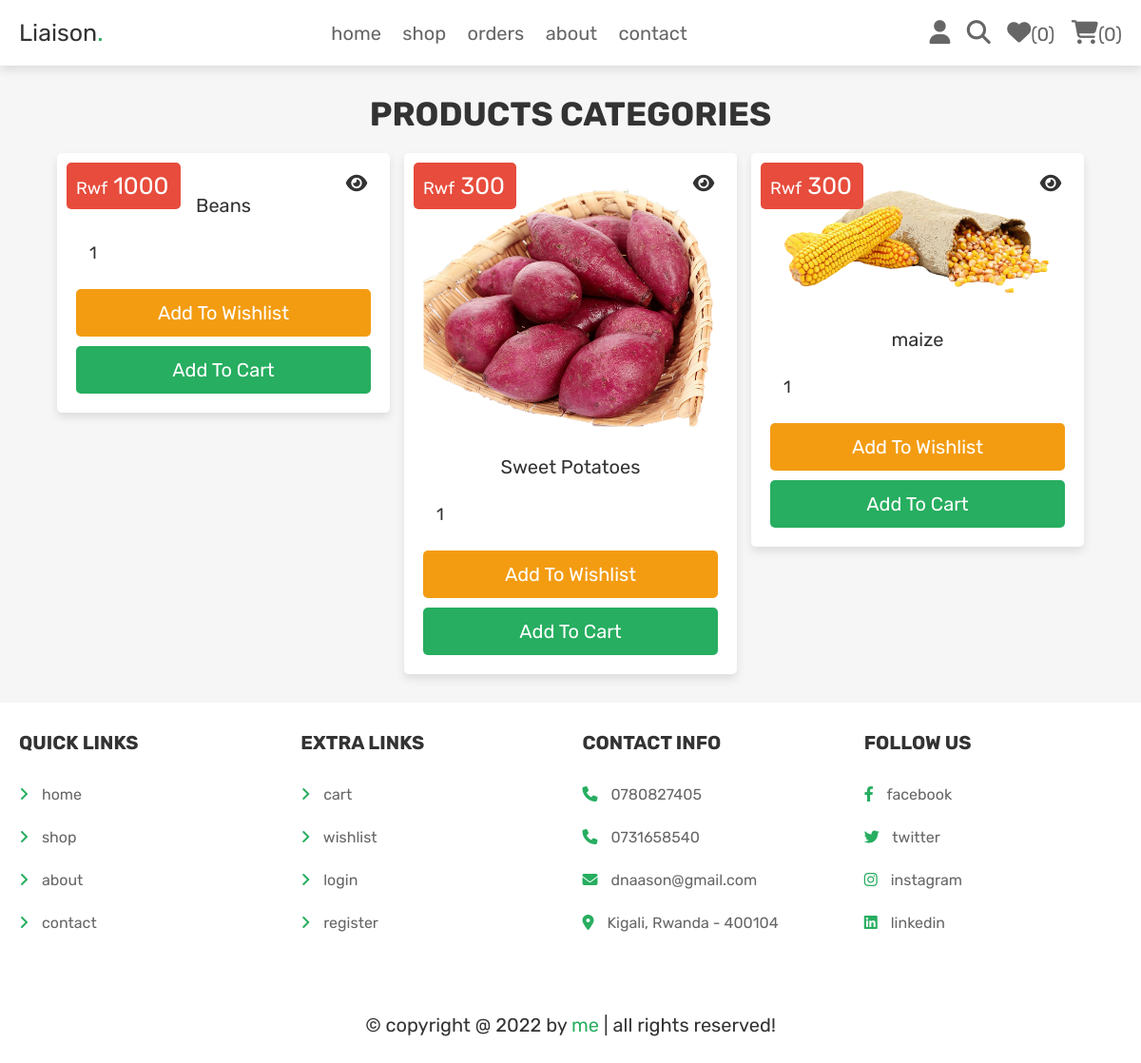
/category.php?category=Food Crops (signed in), run on the app's committed database.
### tables this page shows
CREATE TABLE `products` (
  `id` int(100) NOT NULL,
  `farmer_id` varchar(40) NOT NULL,
  `name` varchar(100) NOT NULL,
  `category` varchar(20) NOT NULL,
  `quantity` varchar(100) DEFAULT NULL,
  `details` varchar(500) NOT NULL,
  `price` int(100) NOT NULL,
  `image` varchar(100) NOT NULL
);

### category.php (the view, shortened to what this page needs)
<?php
@include 'config.php';
?>
<!DOCTYPE html>
<html lang="en">
<head>
   <link rel="stylesheet" href="https://cdnjs.cloudflare.com/ajax/libs/font-awesome/6.1.1/css/all.min.css">
   <link rel="stylesheet" href="css/style.css">
</head>
<body>
<?php include 'header.php'; ?>
<section class="products">
   <h1 class="title">products categories</h1>
   <div class="box-container">
   <?php
      $category_name = $_GET['category'];
      $select_products = $conn->prepare("SELECT * FROM `products` WHERE category = ?");
      $select_products->execute([$category_name]);
      if($select_products->rowCount() > 0){
         while($fetch_products = $select_products->fetch(PDO::FETCH_ASSOC)){
   ?>
   <form action="" class="box" method="POST">
      <div class="price">Rwf <span><?= $fetch_products['price']; ?></span></div>
      <a href="view_page.php?pid=<?= $fetch_products['id']; ?>" class="fas fa-eye"></a>
      <img src="uploaded_img/<?= $fetch_products['image']; ?>" alt="">
      <div class="name"><?= $fetch_products['name']; ?></div>
      <input type="number" min="1" value="1" name="p_qty" class="qty">
      <input type="submit" value="add to wishlist" class="option-btn" name="add_to_wishlist">
      <input type="submit" value="add to cart" class="btn" name="add_to_cart">
   </form>
   <?php
         }
      }else{
         echo '<p class="empty">no products available!</p>';
      }
   ?>
   </div>
</section>
<?php include 'footer.php'; ?>
</body>
</html>

### css/style.css (style rules this page uses)
.products .box-container { display: grid; grid-template-columns: repeat(auto-fit, 35rem); gap:1.5rem; justify-content: center; align-items: flex-start; }
.products .box-container .box { padding:2rem; text-align: center; border:var(--border); background-color: var(--white); box-shadow: var(--box-shadow); border-radius: .5rem; position: relative; }
.products .box-container .box .price { position: absolute; top:1rem; left:1rem; padding:1rem; border-radius: .5rem; background-color: var(--red); font-size: 1.8rem; color:var(--white); }
.products .box-container .box .price span { font-size: 2.5rem; color:var(--white); margin:0 .2rem; }
.products .box-container .box .fa-eye { position: absolute; top:1rem; right:1rem; border-radius: .5rem; height: 4.5rem; line-height: 4.3rem; width: 5rem; border:var(--border); color:var(--black); font-size: 2rem; background-color: var(--white); }
.products .box-container .box img { width: 100%; margin-bottom: 1rem; }
.products .box-container .box .name { font-size: 2rem; color:var(--black); padding:1rem 0; }
.products .box-container .box .qty { margin:.5rem 0; border-radius: .5rem; padding:1.2rem 1.4rem; font-size: 1.8rem; color:var(--black); border:var(--border); width: 100%; }

### css/components.css (style rules this page uses)
:root { --green:#27ae60; --orange:#f39c12; --red:#e74c3c; --black:#333; --light-color:#666; --white:#fff; --light-bg:#f6f6f6; --box-shadow:0 .5rem 1rem rgba(0,0,0,.1); }
* { font-family: 'Rubik', sans-serif; margin:0; padding:0; box-sizing: border-box; outline: none; border:none; text-decoration: none; color:var(--black); }
body { background-color: var(--light-bg); }
html { font-size: 62.5%; overflow-x: hidden; scroll-behavior: smooth; scroll-padding-top: 6.5rem; }
section { padding:3rem 2rem; max-width: 1200px; margin:0 auto; }
.btn, .delete-btn, .option-btn { display: block; width: 100%; margin-top: 1rem; border-radius: .5rem; color:var(--white); font-size: 2rem; padding:1.3rem 3rem; text-transform: capitalize; cursor: pointer; text-align: center; }
.btn { background-color: var(--green); }
.option-btn { background-color: var(--orange); }
.title { text-align: center; margin-bottom: 2rem; text-transform: uppercase; color:var(--black); font-size: 3.5rem; }

### data on the page
products: price "1000", name "Beans"
products: price "300", image (picture), name "Sweet Potatoes"
products: price "300", image (picture), name "maize"

### other printed values
$count_wishlist_items->rowCount() "0"
$count_cart_items->rowCount() "0"
